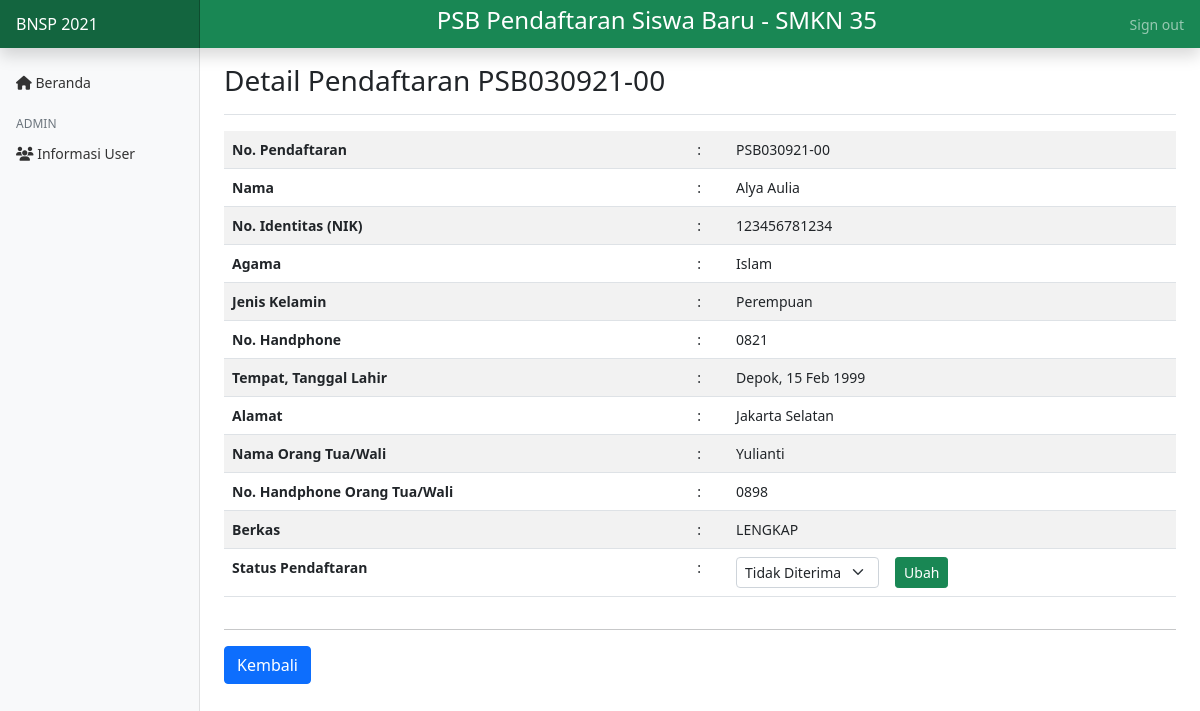
Page /admin/detail.php?user_id=5 (signed in) on the committed database.
### tables this page shows
CREATE TABLE `data_pendaftaran` (
  `pendaftaran_id` int(11) NOT NULL,
  `user_id` int(11) DEFAULT NULL,
  `no_pendaftaran` varchar(255) DEFAULT NULL,
  `status_pendaftaran` enum('Diterima','Cadangan','Tidak Diterima','Menunggu') DEFAULT 'Menunggu',
  `pas_foto` varchar(50) DEFAULT NULL,
  `ijazah` varchar(50) DEFAULT NULL,
  `surat_pernyataan` varchar(50) DEFAULT NULL,
  `tgl_pendaftaran` datetime DEFAULT NULL
);

CREATE TABLE `users_tb` (
  `user_id` int(11) NOT NULL,
  `nama` varchar(255) DEFAULT NULL,
  `nik` varchar(255) DEFAULT NULL,
  `email` varchar(255) DEFAULT NULL,
  `jenis_kelamin` enum('P','L') DEFAULT 'L',
  `agama` varchar(255) DEFAULT NULL,
  `alamat` varchar(255) DEFAULT NULL,
  `no_telepon` varchar(255) DEFAULT NULL,
  `tempat_lahir` varchar(255) DEFAULT NULL,
  `tgl_lahir` date DEFAULT NULL,
  `nama_ortu` varchar(255) DEFAULT NULL,
  `no_telepon_ortu` varchar(255) DEFAULT NULL,
  `password` varchar(255) DEFAULT NULL,
  `status_user` int(11) DEFAULT 0,
  `role` int(11) DEFAULT 0
);

### admin/detail.php (the view, shortened to what this page needs)
<?php
    include '../connection.php';
    $pendaftaran = [
        'Menunggu', 'Tidak Diterima', 'Cadangan', 'Diterima'
    ];
    $query = mysqli_query($conn, "SELECT * FROM data_pendaftaran INNER JOIN users_tb ON data_pendaftaran.user_id = users_tb.user_id WHERE data_pendaftaran.user_id = '$_GET[user_id]'");
    $data = mysqli_fetch_array($query);
?>
<!DOCTYPE html>
<html lang="en">
<head>
    <link href="https://cdn.jsdelivr.net/npm/bootstrap@5.0.1/dist/css/bootstrap.min.css" rel="stylesheet" />
    <link rel="stylesheet" href="../css/style.css"/>
</head>
<body>
    <header class="navbar navbar-dark sticky-top bg-success flex-md-nowrap p-0 shadow">
       <a class="navbar-brand col-md-3 col-lg-2 me-0 px-3" href="#">BNSP 2021</a>
        <ul class="navbar-nav w-100">
            <li class="nav-item">
                <h4 style="color:white" class="text-center mb-2">PSB Pendaftaran Siswa Baru - SMKN 35</h4>
            </li>
        </ul>
        <ul class="navbar-nav px-3">
            <li class="nav-item text-nowrap">
                <a class="nav-link" href="../logout.php" onclick="return confirm('Apakah anda yakin ingin melakukan logout?');">Sign out</a>
            </li>
        </ul>
    </header>
    <div class="container-fluid">
        <div class="row">
            <nav id="sidebarMenu" class="col-md-3 col-lg-2 d-md-block bg-light sidebar collapse">
                <div class="position-sticky pt-3">
                    <ul class="nav flex-column">
                        <li class="nav-item">
                            <a class="nav-link" aria-current="page" href="index.php">
                            <span><i class="fas fa-home"></i></span>
                            Beranda
                            </a>
                        </li>
                    </ul>
                    <h6 class="sidebar-heading d-flex justify-content-between align-items-center px-3 mt-3 mb-1 text-muted">
                        <span>Admin</span>
                    </h6>
                    <ul class="nav flex-column mb-2">
                        <li class="nav-item">
                            <a class="nav-link" href="informasi_user.php">
                            <span><i class="fas fa-users"></i></span>
                            Informasi User
                            </a>
                        </li>
                    </ul>
                </div>
            </nav>
            <main class="col-md-9 ms-sm-auto col-lg-10 px-md-4">
                <div class="d-flex justify-content-between flex-wrap flex-md-nowrap align-items-center pt-3 pb-2 mb-3 border-bottom">
                    <h3>Detail Pendaftaran <?= $data['no_pendaftaran'] ?></h3>
                </div>
                <div id="content">
                    <div class="table-responsive">
                        <table class="table table-hover table-striped">
                            <tr>
                                <th>No. Pendaftaran</th>
                                <td>:</th>
                                <td><?= $data['no_pendaftaran'] ?></td>
                            </tr>
                            <tr>
                                <th>Nama</th>
                                <td>:</td>
                                <td><?= $data['nama'] ?></td>
                            </tr>
                            <tr>
                                <th>No. Identitas (NIK)</th>
                                <td>:</td>
                                <td><?= $data['nik'] ?></td>
                            </tr>
                            <tr>
                                <th>Agama</th>
                                <td>:</td>
                                <td><?= $data['agama'] ?></td>
                            </tr>
                            <tr>
                                <th>Jenis Kelamin</th>
                                <td>:</td>
                                <td><?= $data['jenis_kelamin'] == 'L' ? 'Laki - laki' : 'Perempuan' ?></td>
                            </tr>
                            <tr>
                                <th>No. Handphone</th>
                                <td>:</td>
                                <td><?= $data['no_telepon'] ?></td>
                            </tr>
                            <tr>
                                <th>Tempat, Tanggal Lahir</th>
                                <td>:</td>
                                <td><?= !empty($data['tempat_lahir']) && !empty($data['tgl_lahir']) ? $data['tempat_lahir'] . ', ' . date('d M Y', strtotime($data['tgl_lahir'])) : '-'?></td>
                            </tr>
                            <tr>
                                <th>Alamat</th>
                                <td>:</td>
                                <td><?= !empty($data['alamat']) ? $data['alamat'] : '-' ?></td>
                            </tr>
                            <tr>
                                <th>Nama Orang Tua/Wali</th>
                                <td>:</td>
                                <td><?= !empty($data['nama_ortu']) ? $data['nama_ortu'] : '-'?></td>
                            </tr>
                            <tr>
                                <th>No. Handphone Orang Tua/Wali</th>
                                <td>:</td>
                                <td><?= !empty($data['no_telepon_ortu']) ? $data['no_telepon_ortu'] : '-'?></td>
                            </tr>
                            <tr>
                                <th>Berkas</th>
                                <td>:</td>
                                <td><?= $data['pas_foto'] && $data['ijazah'] && $data['surat_pernyataan'] ? 'LENGKAP' : 'BELUM LENGKAP' ?></td>
                            </tr>
                            <tr>
                                <th>Status Pendaftaran</th>
                                <td>:</td>
                                <td>
                                    <form action="../functions.php" method="post">
                                        <div class="row g-3">
                                            <div class="col-auto">
                                                <select class="form-select form-select-sm" name="status_pendaftaran" id="status_pendaftaran">
                                                    <?php foreach($pendaftaran as $pend) : ?>
                                                        <option value="<?= $pend ?>" <?= !empty($data['status_pendaftaran']) && $data['status_pendaftaran'] == $pend ? ' selected="selected"' : ''?>><?= $pend ?></option>
                                                    <?php endforeach; ?>
                                                </select>
                                            </div>
                                            <div class="col-auto">
                                                <input type="submit" value="Ubah" class="btn btn-success btn-sm">
                                            </div>
                                        </div>
                                    </form>
                                </td>
                            </tr>
                        </table>
                    </div>
                    <hr>
                    <a href="index.php" class="btn btn-primary">Kembali</a>
                </div>
            </main>
        </div>
    </div>
</body>
</html>

### css/style.css (style rules this page uses)
body { font-size: 0.875rem; }
.sidebar { position: fixed; top: 0; bottom: 0; left: 0; z-index: 100; padding: 48px 0 0; box-shadow: inset -1px 0 0 rgba(0, 0, 0, 0.1); }
.sidebar .nav-link { font-weight: 500; color: #333; }
.sidebar-heading { font-size: 0.75rem; text-transform: uppercase; }
.navbar-brand { padding-top: 0.75rem; padding-bottom: 0.75rem; font-size: 1rem; background-color: rgba(0, 0, 0, 0.25); box-shadow: inset -1px 0 0 rgba(0, 0, 0, 0.25); }

### rows in the picture
data_pendaftaran: no_pendaftaran "PSB030921-00", user.nama "Alya Aulia", user.nik "123456781234", user.agama "Islam", user.no_telepon "0821", user.tempat_lahir "Depok", user.tgl_lahir "15 Feb 1999", user.alamat "Jakarta Selatan", user.nama_ortu "Yulianti", user.no_telepon_ortu "0898", status_pendaftaran "Tidak Diterima"
